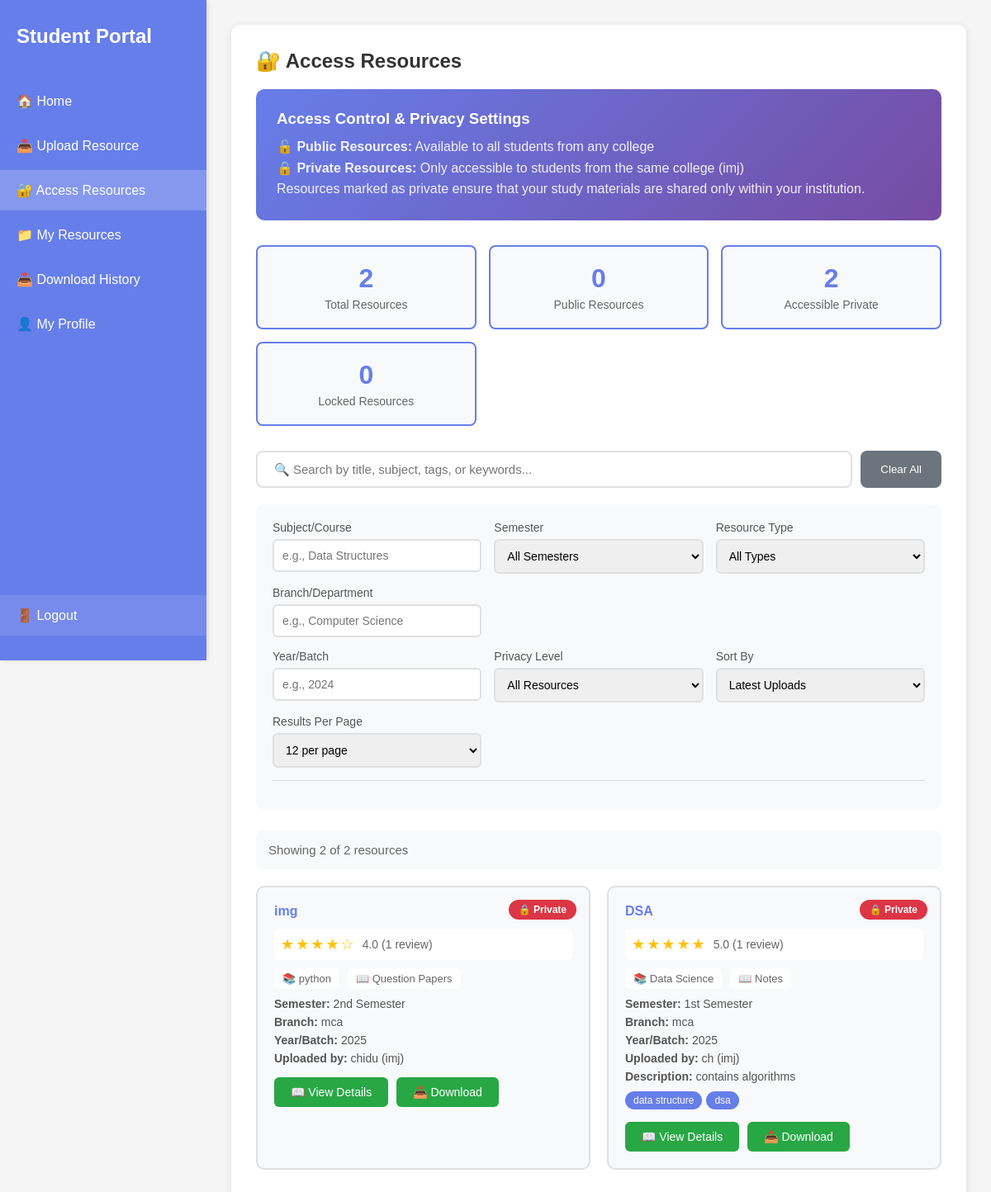
The page /access_resources (signed in) on the database its author committed.
### tables this page shows
CREATE TABLE users (
            id INTEGER PRIMARY KEY AUTOINCREMENT,
            name TEXT NOT NULL,
            email TEXT UNIQUE NOT NULL,
            password TEXT NOT NULL,
            phone TEXT NOT NULL,
            college TEXT NOT NULL,
            branch TEXT NOT NULL,
            semester TEXT NOT NULL
        );

CREATE TABLE resources (
            id INTEGER PRIMARY KEY AUTOINCREMENT,
            user_id INTEGER NOT NULL,
            title TEXT NOT NULL,
            subject TEXT NOT NULL,
            semester TEXT NOT NULL,
            resource_type TEXT NOT NULL,
            year_batch TEXT NOT NULL,
            description TEXT,
            tags TEXT,
            filename TEXT NOT NULL,
            original_filename TEXT NOT NULL,
            file_size INTEGER,
            upload_date TIMESTAMP DEFAULT CURRENT_TIMESTAMP, privacy TEXT DEFAULT 'Public',
            FOREIGN KEY (user_id) REFERENCES users (id)
        );

### app.py (the view)
@app.route('/access_resources')
def access_resources():
    if 'user' not in session:
        return redirect(url_for('login'))
    conn = get_db_connection()
    cursor = conn.cursor()
    cursor.execute('SELECT * FROM users WHERE email = ?', (session['user'],))
    user = cursor.fetchone()
    if not user:
        conn.close()
        return redirect(url_for('login'))
    cursor.execute('''
        SELECT r.*, u.name as uploader_name, u.college as uploader_college, u.branch as uploader_branch
        FROM resources r
        JOIN users u ON r.user_id = u.id
        ORDER BY r.upload_date DESC
    ''')
    all_resources = cursor.fetchall()
    conn.close()
    accessible_resources = []
    for resource in all_resources:
        resource_dict = dict(resource)
        if resource['privacy'] == 'Public':
            resource_dict['accessible'] = True
        elif resource['privacy'] == 'Private' and resource['uploader_college'] == user['college']:
            resource_dict['accessible'] = True
        else:
            resource_dict['accessible'] = False
        rating_info = get_resource_rating(resource['id'])
        resource_dict['avg_rating'] = rating_info['avg_rating']
        resource_dict['review_count'] = rating_info['review_count']
        accessible_resources.append(resource_dict)
    user_data = {
        'name': user['name'],
        'college': user['college'],
        'branch': user['branch'],
        'semester': user['semester']
    }
    return render_template('access_resources.html', user=user_data, resources=accessible_resources)

### templates/access_resources.html (shortened to what this page needs)
<!DOCTYPE html>
<html lang="en">
<head>
</head>
<body>
    <div class="sidebar">
        <div class="nav-brand">Student Portal</div>
        <ul class="nav-menu">
            <li><a href="/dashboard">🏠 Home</a></li>
            <li><a href="/upload_page">📤 Upload Resource</a></li>
            <li><a href="/access_resources" class="active">🔐 Access Resources</a></li>
            <li><a href="/dashboard#uploaded">📁 My Resources</a></li>
            <li><a href="/dashboard#history">📥 Download History</a></li>
            <li><a href="/dashboard#profile">👤 My Profile</a></li>
            <li class="logout-item"><a href="/logout" class="logout-link">🚪 Logout</a></li>
        </ul>
    </div>
    <div class="main-content">
        <div class="content-box">
            <h2>🔐 Access Resources</h2>
            <div class="info-banner">
                <h3>Access Control & Privacy Settings</h3>
                <p>🔓 <strong>Public Resources:</strong> Available to all students from any college</p>
                <p>🔒 <strong>Private Resources:</strong> Only accessible to students from the same college ({{ user.college }})</p>
                <p>Resources marked as private ensure that your study materials are shared only within your institution.</p>
            </div>
            <div class="stats-row">
                <div class="stat-box">
                    <div class="stat-number" id="totalResources">{{ resources|length }}</div>
                    <div class="stat-label">Total Resources</div>
                </div>
                <div class="stat-box">
                    <div class="stat-number" id="publicResources">0</div>
                    <div class="stat-label">Public Resources</div>
                </div>
                <div class="stat-box">
                    <div class="stat-number" id="accessiblePrivate">0</div>
                    <div class="stat-label">Accessible Private</div>
                </div>
                <div class="stat-box">
                    <div class="stat-number" id="lockedResources">0</div>
                    <div class="stat-label">Locked Resources</div>
                </div>
            </div>
            <div class="search-section">
                <div class="search-bar">
                    <input type="text" id="searchInput" placeholder="🔍 Search by title, subject, tags, or keywords..." onkeyup="filterResources()">
                    <button onclick="clearAllFilters()" class="btn-clear">Clear All</button>
                </div>
            </div>
            <div class="filters-container">
                <div class="filters-row">
                    <div class="filter-group">
                        <label>Subject/Course</label>
                        <input type="text" id="subjectFilter" placeholder="e.g., Data Structures" onkeyup="filterResources()">
                    </div>
                    <div class="filter-group">
                        <label>Semester</label>
                        <select id="semesterFilter" onchange="filterResources()">
                            <option value="">All Semesters</option>
                        </select>
                    </div>
                    <div class="filter-group">
                        <label>Resource Type</label>
                        <select id="typeFilter" onchange="filterResources()">
                            <option value="">All Types</option>
                        </select>
                    </div>
                    <div class="filter-group">
                        <label>Branch/Department</label>
                        <input type="text" id="branchFilter" placeholder="e.g., Computer Science" onkeyup="filterResources()">
                    </div>
                </div>
                <div class="filters-row">
                    <div class="filter-group">
                        <label>Year/Batch</label>
                        <input type="text" id="yearFilter" placeholder="e.g., 2024" onkeyup="filterResources()">
                    </div>
                    <div class="filter-group">
                        <label>Privacy Level</label>
                        <select id="privacyFilter" onchange="filterResources()">
                            <option value="">All Resources</option>
                        </select>
                    </div>
                    <div class="filter-group">
                        <label>Sort By</label>
                        <select id="sortFilter" onchange="sortResources()">
                            <option value="latest">Latest Uploads</option>
                        </select>
                    </div>
                    <div class="filter-group">
                        <label>Results Per Page</label>
                        <select id="resultsPerPage" onchange="updatePagination()">
                            <option value="12">12 per page</option>
                        </select>
                    </div>
                </div>
                <div class="active-filters" id="activeFilters"></div>
            </div>
            <div class="results-header">
                <div class="results-info">
                    <span id="resultsCount">Showing 0 of 0 resources</span>
                </div>
            </div>
            <div id="resourcesGrid" class="resources-grid">
                {% if resources %}
                    {% for resource in resources %}
                    <div class="resource-card {% if not resource.accessible %}locked{% endif %}"
                         data-title="{{ resource.title|lower }}"
                         data-subject="{{ resource.subject|lower }}"
                         data-semester="{{ resource.semester }}"
                         data-type="{{ resource.resource_type }}"
                         data-privacy="{{ resource.privacy }}"
                         data-branch="{{ resource.uploader_branch|lower }}"
                         data-year="{{ resource.year_batch }}"
                         data-tags="{{ resource.tags|lower if resource.tags else '' }}"
                         data-date="{{ resource.upload_date }}"
                         data-rating="{{ resource.avg_rating }}"
                         data-accessible="{{ 'true' if resource.accessible else 'false' }}">
                        <span class="privacy-badge {% if resource.privacy == 'Public' %}badge-public{% else %}badge-private{% endif %}">
                            {% if resource.privacy == 'Public' %}🔓 Public{% else %}🔒 Private{% endif %}
                        </span>
                        <h4 onclick="window.location.href='/resource/{{ resource.id }}'">{{ resource.title }}</h4>
                        <div class="rating-display">
                            {% if resource.review_count > 0 %}
                                <span class="stars">{{ '★' * resource.avg_rating|int }}{{ '☆' * (5 - resource.avg_rating|int) }}</span>
                                <span class="rating-text">{{ resource.avg_rating }} ({{ resource.review_count }} review{{ 's' if resource.review_count != 1 else '' }})</span>
                            {% else %}
                                <span class="no-rating">No reviews yet</span>
                            {% endif %}
                        </div>
                        <div class="resource-meta">
                            <span class="meta-item">📚 {{ resource.subject }}</span>
                            <span class="meta-item">📖 {{ resource.resource_type }}</span>
                        </div>
                        <p><strong>Semester:</strong> {{ resource.semester }}</p>
                        <p><strong>Branch:</strong> {{ resource.uploader_branch }}</p>
                        <p><strong>Year/Batch:</strong> {{ resource.year_batch }}</p>
                        <p><strong>Uploaded by:</strong> {{ resource.uploader_name }} ({{ resource.uploader_college }})</p>
                        {% if resource.description %}
                        <p><strong>Description:</strong> {{ resource.description[:120] }}{% if resource.description|length > 120 %}...{% endif %}</p>
                        {% endif %}
                        {% if resource.tags %}
                        <div class="resource-tags">
                            {% for tag in resource.tags.split(',') %}
                            <span class="tag">{{ tag.strip() }}</span>
                            {% endfor %}
                        </div>
                        {% endif %}
                        <div class="resource-actions">
                            {% if resource.accessible %}
                                <a href="/resource/{{ resource.id }}" class="btn btn-download">📖 View Details</a>
                                <a href="/download/{{ resource.id }}" class="btn btn-download">📥 Download</a>
                            {% else %}
                                <button class="btn btn-locked" disabled>🔒 Locked</button>
                            {% endif %}
                        </div>
                    </div>
                    {% endfor %}
                {% else %}
                    <div class="empty-state">
                        <h3>No resources available</h3>
                        <p>Be the first to upload a resource!</p>
                    </div>
                {% endif %}
            </div>
        </div>
    </div>
</body>
</html>

### rows shown on the page
users: college "imj"
resources: privacy "🔒 Private", title "img", avg_rating "★★★★", avg_rating "☆", avg_rating "4.0", review_count "1", subject "python", resource_type "Question Papers", semester "2nd Semester", uploader_branch "mca", year_batch "2025", uploader_name "chidu", uploader_college "imj"
resources: privacy "🔒 Private", title "DSA", avg_rating "★★★★★", avg_rating "5.0", review_count "1", subject "Data Science", resource_type "Notes", semester "1st Semester", uploader_branch "mca", year_batch "2025", uploader_name "ch", uploader_college "imj", description "contains algorithms", strip "data structure" "dsa"

### other values the page prints
{{ resources|length }} "2"
